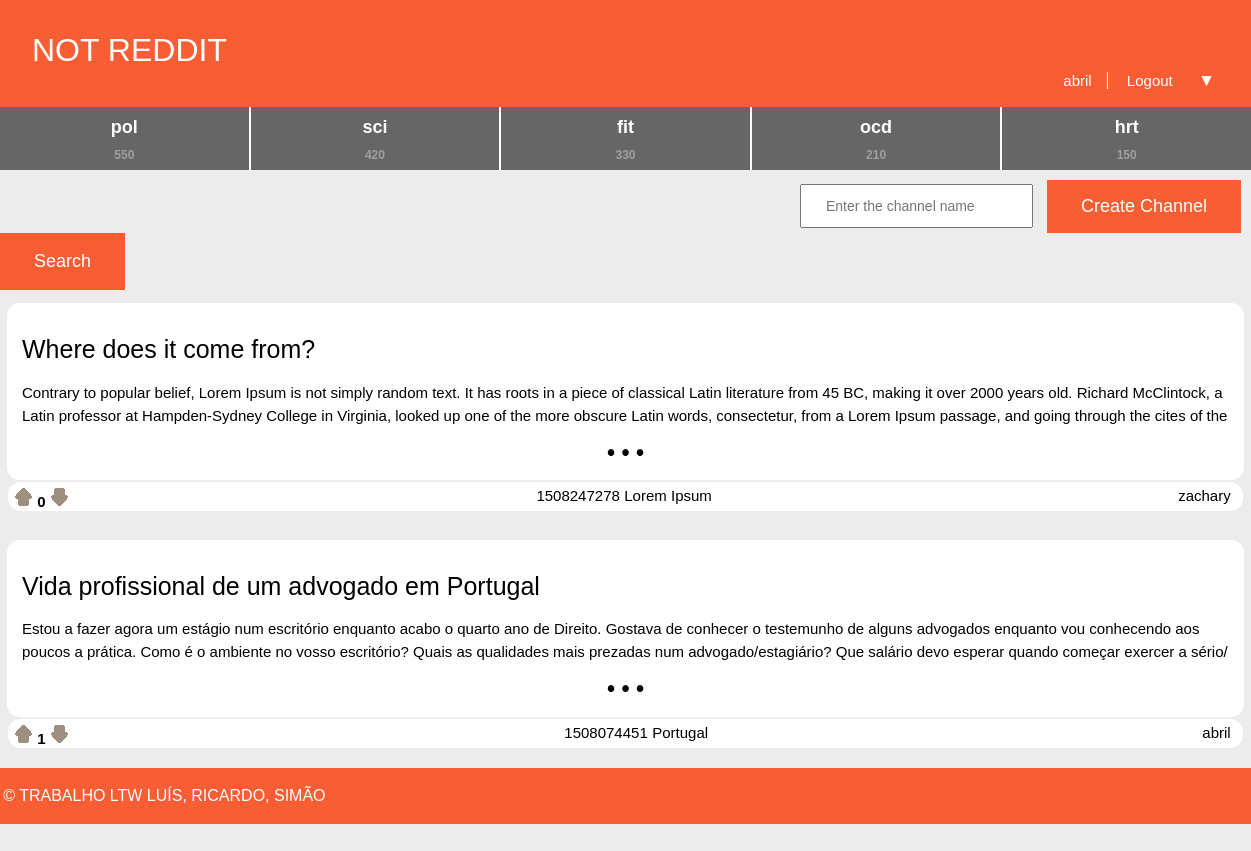
Page /pages/homepage.php (signed in) on the committed database.
### tables this page shows
CREATE TABLE Channel (
  name VARCHAR PRIMARY KEY,
  subscribers INTEGER DEFAULT 0
);

CREATE TABLE Story (
  id INTEGER PRIMARY KEY,
  title VARCHAR,
  published INTEGER, -- date when the story was published in epoch format
  channel VARCHAR REFERENCES channel, -- comma separated tags
  author VARCHAR REFERENCES utilizer, -- who wrote the article
  points INTEGER DEFAULT 0,
  fulltext VARCHAR
);

### database/db_channel.php (called while the page is built, shortened)
<?php
	function getAllChannels(){
		$db = Database::instance()->db();
		$allChannels = $db->prepare('SELECT name FROM Channel');
		$allChannels->execute();
		$allChannelNames = $allChannels->fetchAll();
		return $allChannelNames;
	}
?>

### database/db_story.php (called while the page is built, shortened)
<?php
	function getMostRecentStoryFromChannel($channel){
		$db = Database::instance()->db();
		$recentStory = $db->prepare('SELECT id, title, fulltext, MAX(published) AS "published", channel, author, points FROM Story  WHERE channel = ?');
		$recentStory->execute(array($channel));
		$recentStory = $recentStory->fetchAll();
		return $recentStory;
	}
	function checkIfStoryVoteDisplay($storyId, $username, $voteType){
		$db = Database::instance()->db();
		$stmt = $db->prepare('SELECT type FROM StoryVote WHERE story_id = ? AND username = ?');
		$stmt->execute(array($storyId, $username));
		$currentlySavedType = $stmt->fetchAll();
		if(empty($currentlySavedType)){
			return false;
		}
	}
?>

### templates/tpl_common.php (the view, shortened to what this page needs)
<?php
	include_once('tpl_sub.php');
	include_once('tpl_story.php');
	include_once('../database/db_story.php');
?>
<?php function draw_header($username, $channel) { ?>
	<!DOCTYPE html>
	<html>
		<head>
			<link rel="stylesheet" href="../css/common.css">
		</head>
		<body>
			<header>
				<?php if($channel === "NOT REDDIT") { ?>
					<a id="title" href="../pages/homepage.php"><?=$channel?></a>
				<?php } else { ?>
					<a id="title" href="../pages/channel.php?name=<?=$channel?>"><?=$channel?></a>
				<?php } ?>
				<?php if($username != NULL) { ?>
					<nav id="signup">
						<a id="profile" href="../pages/profile.php?name=<?=$username?>"><?= $username ?></a>
						<a href="../actions/action_logout.php">Logout</a>
						<?php draw_subscriberList() ?>
					</nav>
				<?php } ?>
			</header>
<?php } ?>
<?php function draw_search() { ?>
	<form>
		<button id="searchButton" class="button" type='submit' onclick="window.location.href='../pages/search.php'">Search</button>
	</form>
<?php } ?>
<?php function draw_info_bar_story($storyId, $username, $channel, $date, $points) { ?>
	<section id = "info_bar">
		<div id="start">
		<?php if(isset($_SESSION['username'])){ ?>
			<form id="uparrow" action='../actions/action_voteStory.php' method='post'>
				<?php if(!checkIfStoryVoteDisplay($storyId, $_SESSION['username'], 1)){ ?>
					<input type="image" src="../images/UpvoteGrey.png">
				<?php } ?>
			</form>
			<h6 id="points"><?=$points?></h6>
			<form id="downarrow" action='../actions/action_voteStory.php' method='post'>
				<?php if(!checkIfStoryVoteDisplay($storyId, $_SESSION['username'], 0)){ ?>
					<input type="image" src="../images/DownvoteGrey.png">
				<?php } ?>
			</form>
		<?php } ?>
		</div>
		<div id="middle">
			<a id="date"><?=$date?></a>
			<a id="channel" href="../pages/channel.php?name=<?=$channel?>"><?=$channel?></a>
		</div>
		<div id="end">
			<a id="profile" href="../pages/profile.php?name=<?=$username?>"><?=$username?></a>
		</div>
	</section>
<?php } ?>
<?php function draw_footer() { ?>
	</body>
	<footer>
		<p>&copy; TRABALHO LTW LUÍS, RICARDO, SIMÃO</p>
	</footer>
	</html>
<?php } ?>

### pages/homepage.php (shortened to what this page needs)
<?php
	include_once('../templates/tpl_channel.php');
	include_once('../templates/tpl_common.php');
	include_once('../templates/tpl_sub.php');
	include_once('../templates/tpl_story.php');
	include_once('../database/db_story.php');
	include_once('../database/db_channel.php');
	$channellist = array('pol', 'sci', 'fit', 'ocd', 'hrt');
	$numsubs = array('550', '420', '330', '210', '150');
	$channelid = array('68', '72', '44', '32', '69');
	if(!isset($_SESSION['username'])) {
		draw_header(null, 'NOT REDDIT');
		draw_topsubs($channellist, $numsubs, $channelid);
	} else {
		draw_header($_SESSION['username'], 'NOT REDDIT');
		draw_topsubs($channellist, $numsubs, $channelid);
		draw_createChannel();
	}
	draw_search();
	$allChannels = getAllChannels();
	foreach($allChannels as $channel){
		$mostRecent = getMostRecentStoryFromChannel($channel['name']);
		draw_storyCard($mostRecent[0], true);
	}
	draw_footer();
?>

### templates/tpl_sub.php (shortened to what this page needs)
<?php
  include_once('../database/db_channel.php');
?>
<?php function draw_subscriberList() { ?>
  <link rel="stylesheet" href="../css/subList.css">
  <section class="dropdown">
    <button onclick="myFunction()" class="dropbtn">&#9660;</button>
  </section>
<?php } ?>
<?php function draw_topsubs($channellist, $numsubs, $channelid) { ?>
    <link rel="stylesheet" href="../css/top_subs.css">
    <section id="top_ch">
        <? for($i=0; $i < 5; $i++) { ?>
        <button type="button" onclick="window.location.href='../pages/channel.php?id=<?= $channelid[$i] ?>'">
            <h1><?=$channellist[$i]?></h1>
            <h2><?=$numsubs[$i]?></h2>
        </button>
        <? } ?>
    </section>
<?php } ?>

### templates/tpl_channel.php (shortened to what this page needs)
<?php function draw_createChannel() { ?>
	<link rel="stylesheet" href="../css/common.css">
	<form action='../actions/action_createChannel.php' method='post'>
		<input id="createChannelText" type='text' placeholder='Enter the channel name' name='name' required>
		<button id="createChannelButton" type='submit'>Create Channel</button>
	</form>
<?php } ?>

### templates/tpl_story.php (shortened to what this page needs)
<?php
	include_once('../templates/tpl_common.php');
	include_once('../database/db_story.php');
?>
<?php function draw_storyCard($story, $displayChannel) { ?>
	<link rel="stylesheet" href="../css/storyCard.css">
	<?php if($displayChannel) {
		$channel = $story['channel'];
	} else {
		$channel = null;
	} ?>
	<button id="storyCard" onclick="window.location.href='../pages/story.php?id=<?=$story['id']?>'">
		<h1> <?=$story['title']?> </h1>
		<p> <?=$story['fulltext']?> </p>
		<p>&bull; &bull; &bull;</p>
	</button>
	<?php draw_info_bar_story($story['id'], $story['author'], $channel, $story['published'], $story['points']) ?>
<?php } ?>

### css/common.css (style rules this page uses)
body { margin: 0 auto; padding-bottom: 5em; max-width: 80em; --bg-color: #ececec; --panel-color: #f95d34; --error-bg-color: lightcoral; --error-ft-color: black; --successs-bg-color: lightgreen; --success-ft-color: black; background-color: var(--bg-color); }
body > header { display: grid; grid-template-columns: 1fr auto; grid-template-rows: auto auto; background-color: var(--panel-color) ; color: white; font-family: Verdana, sans-serif; }
body > header #title { padding-top: 1em; padding-left: 1em; text-decoration: none; color: white; font-size: 32px; grid-column: 1; grid-row: 1; cursor: pointer; }
body > header #signup { padding-right: 2em; padding-bottom: 15px; grid-column: 2; grid-row: 2; font-size: 15px; }
body > header > #signup > a:first-child { border-right: 1px solid white; }
body > header > #signup > #profile { cursor: pointer; }
body > header > #signup > a { padding: 0 1em; color: white; text-decoration: none; }
body > header #signup > a:first-child { padding-left: 0; }
#info_bar { background-color: white; border: none; border-radius: 13px; display: flex; flex-direction: row; justify-content: space-between; margin: 2px 0.5em 15px 0.5em; padding: 0.3em; padding-bottom: 0; font-family: Arial, sans-serif; }
#info_bar #uparrow { display: inline; }
#info_bar #downarrow { display: inline; }
#info_bar #points { color: black; font-size: 15px; display: inline; padding-bottom: 15px; }
#info_bar #date { color: black; font-size: 15px; font-weight: 100; display: inline; }
#info_bar #channel { color: black; text-decoration: none; cursor: pointer; font-size: 15px; display: inline; }
#info_bar #profile { color: black; text-decoration: none; cursor: pointer; font-size: 15px; display:inline; padding-right: 0.5em; }
.button { position: relative; background-color: #f95d34; border: none; color: white; padding: 18px 34px; font-size: 18px; }
#createChannelText { position: relative; top: 9px; left: 800px; font-size: 14px; padding: 12px 24px; }
#createChannelButton { position: relative; top: 10px; left: 810px; background-color: #f95d34; border: none; color: white; padding: 16px 34px; font-size: 18px; margin-bottom: 10px; }
footer { padding: 0.2em; margin: 20px auto; max-width: 80em; background-color: var(--panel-color); color: white; font-family: Verdana, sans-serif; }

### css/subList.css (style rules this page uses)
.dropbtn { background-color: #f95d34; border: none; color: white; font-size: 115%; cursor: pointer; z-index: 1; }
.dropdown { position: relative; display: inline-block; }

### css/top_subs.css (style rules this page uses)
#top_ch { display: flex; flex-direction: row; }
#top_ch button { display: block; flex: 1; background-color: #666666; border: none; }
#top_ch button:not(:last-child) { border-right: 2px solid white; }
#top_ch button h1 { font-size: 18px; color: white; margin-top: 0.5em; margin-bottom: 0; }
#top_ch button h2 { font-size: 12px; color: #a0a0a0; line-height: 15px; margin-bottom: 0.5em; }

### css/storyCard.css (style rules this page uses)
#storyCard { background-color: white; border: 2px solid white; border-radius: 13px; margin: 1em 0.5em 0em 0.5em; padding: 1em; }
#storyCard > h1 { font-size: 25px; font-weight: 400; text-align: left; font-family: Verdana, sans-serif; }
#storyCard > p { overflow: hidden; max-height: 46px; text-align: left; font-size: 15px; line-height: 23px; font-family: Arial, sans-serif; }
#storyCard > p:last-child { text-align: center; font-size: 173%; font-weight: bolder; padding-top: 0; margin-top: 0; margin-bottom: 0; }

### rows in the picture
channel: story.title "Where does it come from?", story.fulltext "Contrary to popular belief, Lorem Ipsum is not simply random text. It has roots in a piece of classical Latin literature from 45 BC, making it over 2000 years old. Richard McClintock, a Latin professor at Hampden-Sydney College in Virginia, looked up one of the more obscure Latin words, consectetur, from a Lorem Ipsum passage, and going through the cites of the…", story.points "0", date "1508247278", story.channel "Lorem Ipsum", username "zachary"
channel: story.title "Vida profissional de um advogado em Portugal", story.fulltext "Estou a fazer agora um estágio num escritório enquanto acabo o quarto ano de Direito. Gostava de conhecer o testemunho de alguns advogados enquanto vou conhecendo aos poucos a prática. Como é o ambiente no vosso escritório? Quais as qualidades mais prezadas num advogado/estagiário? Que salário devo esperar quando começar exercer a sério/…", story.points "1", date "1508074451", story.channel "Portugal", username "abril"

### other values in the picture
$channel "NOT REDDIT"
$username "abril"
$channellist[$i] "pol"
$numsubs[$i] "550"
$channellist[$i] "sci"
$numsubs[$i] "420"
$channellist[$i] "fit"
$numsubs[$i] "330"
$channellist[$i] "ocd"
$numsubs[$i] "210"
$channellist[$i] "hrt"
$numsubs[$i] "150"
